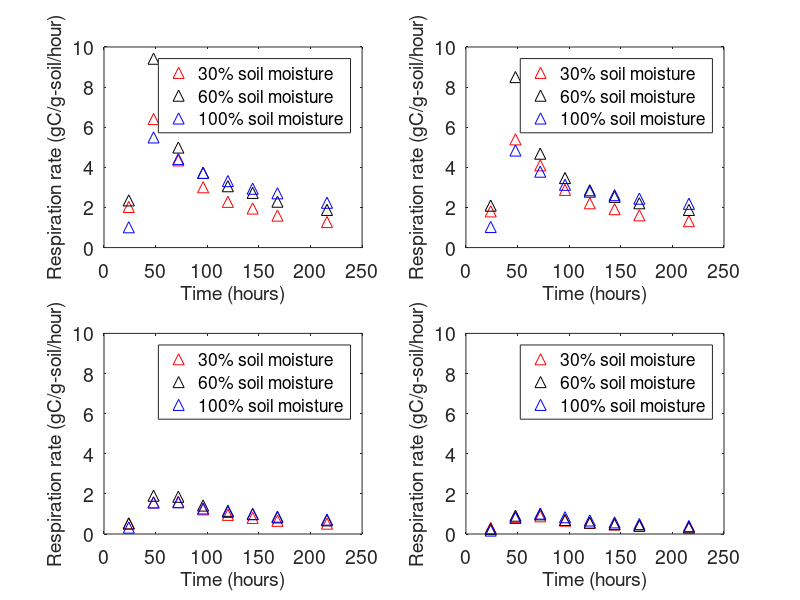

MATLAB code for this plot:
%% Plotting
t=[24	48	72	96	120	144	168	216];
a1=[2.027	6.408	4.348	3.008	2.282	1.949	1.596	1.275];
a2=[2.354	9.416	4.989	3.727	3.060	2.727	2.289	1.880];
a3=[1.014	5.493	4.414	3.721	3.315	2.936	2.707	2.236];
b1=[1.805	5.395	4.100	2.877	2.210	1.916	1.609	1.318];
b2=[2.093	8.501	4.682	3.466	2.858	2.531	2.210	1.877];
b3=[1.027	4.839	3.786	3.132	2.786	2.616	2.439	2.184];
c1=[0.530	1.582	1.602	1.229	0.955	0.804	0.660	0.517];
c2=[0.523	1.909	1.857	1.419	1.157	0.994	0.830	0.682];
c3=[0.320	1.569	1.582	1.275	1.105	0.991	0.866	0.717];
d1=[0.301	0.844	0.883	0.667	0.553	0.476	0.405	0.319];
d2=[0.248	0.915	0.981	0.700	0.569	0.491	0.420	0.333];
d3=[0.173	0.804	1.020	0.837	0.677	0.579	0.499	0.398];

subplot(2,2,1)
plot(t,a1,'r^','MarkerSize',8); hold on;
plot(t,a2,'k^','MarkerSize',8);
plot(t,a3,'b^','MarkerSize',8);
set(gca,'fontsize',14);
ylim([0 10]);
xlabel('Time (hours)','FontSize',14);
ylabel('Respiration rate (gC/g-soil/hour)','FontSize',14);
legend('30% soil moisture','60% soil moisture','100% soil moisture');

subplot(2,2,2)
plot(t,b1,'r^','MarkerSize',8); hold on;
plot(t,b2,'k^','MarkerSize',8);
plot(t,b3,'b^','MarkerSize',8);
set(gca,'fontsize',14);
ylim([0 10]);
xlabel('Time (hours)','FontSize',14);
ylabel('Respiration rate (gC/g-soil/hour)','FontSize',14);
legend('30% soil moisture','60% soil moisture','100% soil moisture');

subplot(2,2,3)
plot(t,c1,'r^','MarkerSize',8); hold on;
plot(t,c2,'k^','MarkerSize',8);
plot(t,c3,'b^','MarkerSize',8);
set(gca,'fontsize',14);
ylim([0 10]);
xlabel('Time (hours)','FontSize',14);
ylabel('Respiration rate (gC/g-soil/hour)','FontSize',14);
legend('30% soil moisture','60% soil moisture','100% soil moisture');

subplot(2,2,4)
plot(t,d1,'r^','MarkerSize',8); hold on;
plot(t,d2,'k^','MarkerSize',8);
plot(t,d3,'b^','MarkerSize',8);
set(gca,'fontsize',14);
ylim([0 10]);
xlabel('Time (hours)','FontSize',14);
ylabel('Respiration rate (gC/g-soil/hour)','FontSize',14);
legend('30% soil moisture','60% soil moisture','100% soil moisture');
